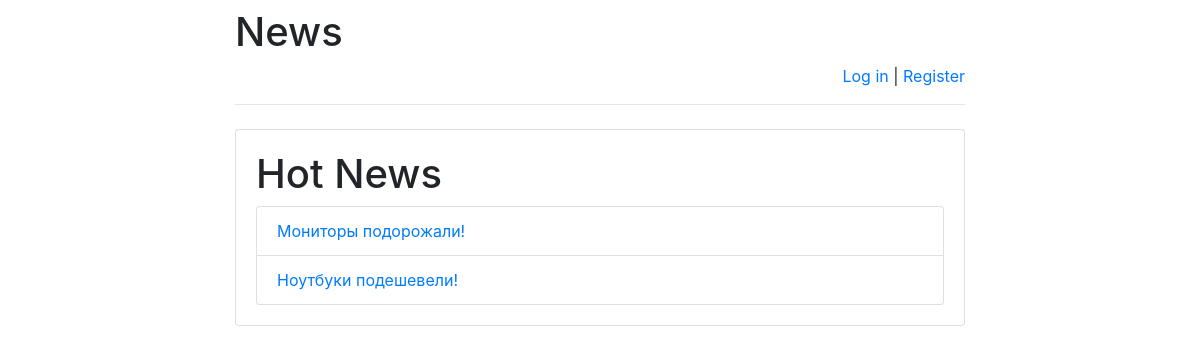
The page /news/ on the database as committed earlier.
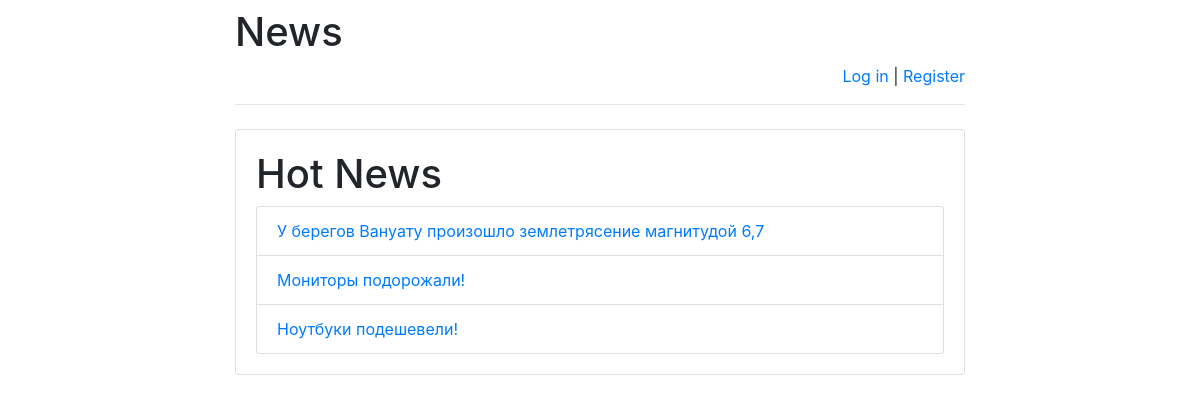
The same page on the database as committed later.
### news/models.py (models this page shows)
class NewsHeadline(models.Model):
    news_text = models.CharField(max_length=255)
    pub_date = models.DateTimeField('date published')

### news/views.py (the view)
# urls.py: path(r'', views.index, name='index'),
def index(request):
    message = None
    if "message" in request.GET:
        message = request.GET["message"]
    return render(
        request,
        "index.html",
        {
            "latest_news":
                NewsHeadline.objects.order_by('-pub_date')[:5],
            "message": message
        }
    )

### news/templates/index.html (shortened to what this page needs)
<!DOCTYPE html>
<html lang="en">
<head>
</head>
<body>
{% extends 'base.html' %}
{% block main %}
<h1>Hot News</h1>
{% if latest_news %}
    <ul class="list-group">
        {% for new in latest_news %}
            <li class="list-group-item">
                <a href="/news/{{ new.id }}/">
                    {{ new.news_text }}
                </a>
            </li>
        {% endfor %}
    </ul>
{% else %}
    <p>No news.</p>
{% endif %}
{% endblock %}

### news/templates/base.html (shortened to what this page needs)
<!doctype html>
<html lang="en">
<head>
    <link rel="stylesheet"
href="https://stackpath.bootstrapcdn.com/bootstrap/4.1.3/css/bootstrap.min.css">
</head>
<body>
<div class="container">
    <div class="row justify-content-center">
        <div class="col-8">
            <h1 class="mt-2">News</h1>
            {% if user.is_authenticated %}
                <p class="text-right">
                    Hello, {{ user.username }}!
                    <a href="/news/logout">Log out</a> |
                    <a href="/news/password-change">
                        Change password
                    </a>
                </p>
            {% else %}
                <p class="text-right">
                    <a href="/news/login">Log in</a> |
                    <a href="/news/register">Register</a>
                </p>
            {% endif %}
            <hr class="mt-0 mb-4">
            <div class="card">
                <div class="card-body">
                    {% block main %}
                    {% endblock %}
                </div>
            </div>
        </div>
    </div>
</div>
</body>
</html>

Rows that differ between the two databases and show on the page:
added NewsHeadline: news_text "У берегов Вануату произошло землетрясение магнитудой 6,7"
